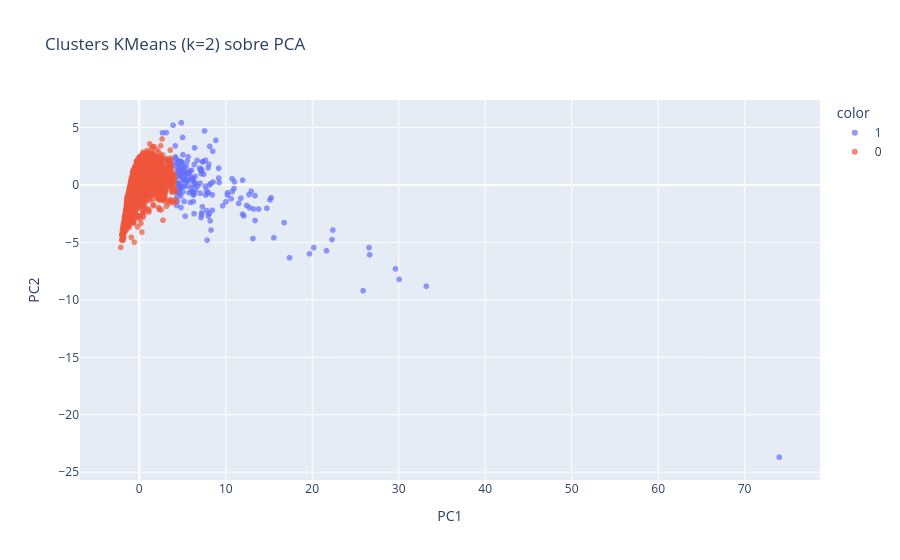

The cell this chart's notebook holds for it:
### Markdown cell above
## Selección del Número Óptimo de Clusters

Se evaluaron valores de **k entre 2 y 10** utilizando tres métricas:

- **Silhouette Score** (mayor es mejor)  
- **Calinski–Harabasz** (mayor es mejor)  
- **Davies–Bouldin** (menor es mejor)

Los resultados muestran que **k = 2** obtiene:

- Silhouette más alto (**0.7177**)  
- CH más alto (**1746.74**)  
- DB relativamente bajo (**1.13**)  

Por lo tanto, el número óptimo de clusters según KMeans es **k = 2**, lo cual indica que los videojuegos se separan de forma natural en dos grandes grupos.

### Code cell
# ==============================
# 8: Visualización 2D con Plotly (KMeans)
# ==============================

import plotly.express as px

fig = px.scatter(
    df_pca_clusters,
    x="PC1",
    y="PC2",
    color=df_pca_clusters["cluster_kmeans"].astype(str),
    title=f"Clusters KMeans (k={best_k}) sobre PCA",
    opacity=0.7
)
fig.show()

### Figure 1 — Plotly figure (JSON) as saved in the notebook; plotly's stock layout.template omitted (floating-point values rounded to 4 significant figures; data arrays with more than 128 entries replaced by an {"elided": "..."} marker saying what was removed)
{"data": [{"hovertemplate": "color=1<br>PC1=%{x}<br>PC2=%{y}<extra></extra>", "legendgroup": "1", "marker": {"color": "#636efa", "opacity": 0.7, "symbol": "circle"}, "mode": "markers", "name": "1", "showlegend": true, "type": "scattergl", "x": {"elided": "186 float values"}, "xaxis": "x", "y": {"elided": "186 float values"}, "yaxis": "y"}, {"hovertemplate": "color=0<br>PC1=%{x}<br>PC2=%{y}<extra></extra>", "legendgroup": "0", "marker": {"color": "#EF553B", "opacity": 0.7, "symbol": "circle"}, "mode": "markers", "name": "0", "showlegend": true, "type": "scattergl", "x": {"elided": "6708 float values"}, "xaxis": "x", "y": {"elided": "6708 float values"}, "yaxis": "y"}], "layout": {"legend": {"title": {"text": "color"}, "tracegroupgap": 0}, "title": {"text": "Clusters KMeans (k=2) sobre PCA"}, "xaxis": {"anchor": "y", "domain": [0, 1], "title": {"text": "PC1"}}, "yaxis": {"anchor": "x", "domain": [0, 1], "title": {"text": "PC2"}}}}
